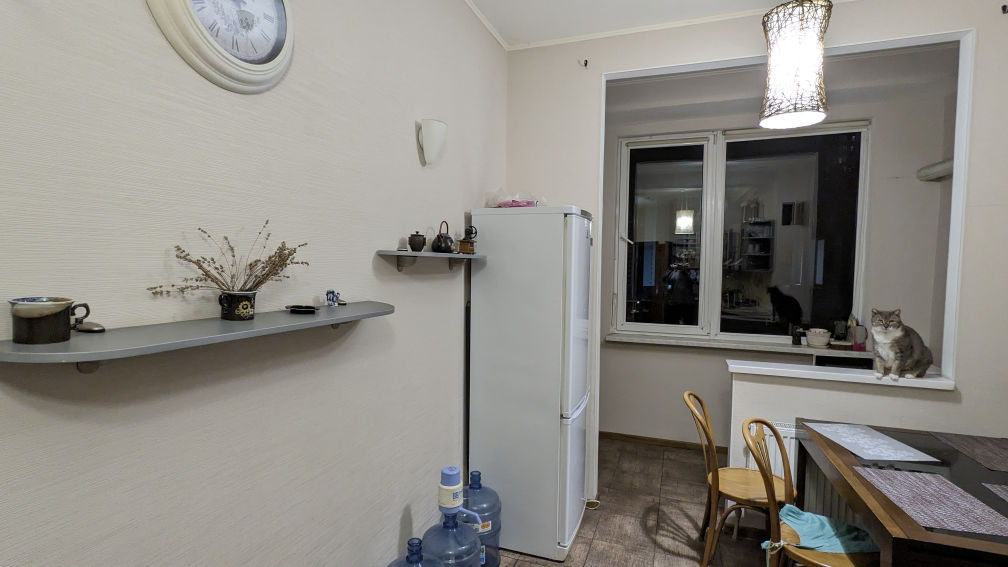
#> input picture lab04/data/pano_1.jpg, 4032 x 2268 px (shown at 1/4 size)
$ python part_b.py
#> lines starting #> are read from the running program, lines starting #| are printed output that depends on the picture
### lab04/src/common.py
"""
Спільний модуль налаштувань, алгоритмів та утиліт для Лабораторної роботи № 4.
«Зіставлення ознак, RANSAC, побудова панорами».
"""
import os
import sys
import numpy as np
import cv2
import matplotlib
import csv

# Налаштування кодування та бекенду matplotlib
sys.stdout.reconfigure(encoding="utf-8")
matplotlib.use("Agg")
import matplotlib.pyplot as plt

# Фіксація випадкового зерна для повної відтворюваності експериментів (Крок 5 підготовки)
np.random.seed(42)

# Шляхи проекту
SRC_DIR = os.path.dirname(os.path.abspath(__file__))
LAB_DIR = os.path.abspath(os.path.join(SRC_DIR, ".."))
ROOT_DIR = os.path.abspath(os.path.join(LAB_DIR, ".."))

DATA_DIR = os.path.join(LAB_DIR, "data")
DATA_HW_DIR = DATA_DIR
RESULTS_DIR = os.path.join(LAB_DIR, "results")
FIGURES_DIR = os.path.join(LAB_DIR, "figures")
REPORT_DIR = os.path.join(LAB_DIR, "report")

# Єдиний робочий масштаб зображень серії (4032x2268 -> 2016x1134 пк)
WORK_SCALE = 0.5

for d in (RESULTS_DIR, FIGURES_DIR, REPORT_DIR):
    os.makedirs(d, exist_ok=True)

# Стилі для наукових графіків за ДСТУ 3008:2015
plt.rcParams.update({
    "font.family": "serif",
    "font.size": 10,
    "axes.titlesize": 11,
    "axes.labelsize": 10,
    "xtick.labelsize": 9,
    "ytick.labelsize": 9,
    "legend.fontsize": 9,
    "figure.titlesize": 12,
    "figure.dpi": 180,
    "savefig.dpi": 250,
    "savefig.bbox": "tight"
})


def imread_bgr(path, scale=WORK_SCALE):
    """Зчитування зображення в колірному просторі BGR без автоповоротів EXIF із робочим масштабуванням."""
#> called with path = 'lab04/data/pano_1.jpg', scale = 0.5
    img = cv2.imread(path, cv2.IMREAD_COLOR | cv2.IMREAD_IGNORE_ORIENTATION)
#> img is the input picture: shape (2268, 4032, 3); mean B, G, R 133.2, 138.9, 141.8
    if img is None:
        raise FileNotFoundError(f"Файл не знайдено або пошкоджено: {path}")
    if scale is not None and scale != 1.0:
        img = cv2.resize(img, (0, 0), fx=scale, fy=scale, interpolation=cv2.INTER_AREA)
#> img: shape (1134, 2016, 3)
    return img


def imread_rgb(path, scale=WORK_SCALE):
    """Зчитування зображення в RGB."""
    return cv2.cvtColor(imread_bgr(path, scale=scale), cv2.COLOR_BGR2RGB)


def imread_gray(path, scale=WORK_SCALE):
    """Зчитування зображення у градаціях сірого."""
    return cv2.cvtColor(imread_bgr(path, scale=scale), cv2.COLOR_BGR2GRAY)


def save_csv(path, header, rows):
    """Збереження результатів у форматі CSV із кодуванням UTF-8."""
    with open(path, "w", newline="", encoding="utf-8") as f:
        writer = csv.writer(f)
        writer.writerow(header)
        for r in rows:
            writer.writerow(r)


# =========================================================================
# Алгоритми виявлення та зіставлення локальних ознак (Частина A)
# =========================================================================

def extract_sift_features(img_gray, nfeatures=0):
    """
    Обчислення ключових точок та дескрипторів SIFT.
    nfeatures=0 означає збереження всіх знайдених ознак без відсікання.
    """
    sift = cv2.SIFT_create(nfeatures=nfeatures)
    kps, desc = sift.detectAndCompute(img_gray, None)
    return kps, desc


# [5 lines left out: function match_knn, not called in this run]


def apply_ratio_test(matches_knn, ratio=0.75):
    """Критерій відношення відстаней Лоу (Lowe's ratio test): d1 < ratio * d2."""
    good = []
    for pair in matches_knn:
        if len(pair) == 2:
            m, n = pair
            if m.distance < ratio * n.distance:
                good.append(m)
    return good


# [39 lines left out: function apply_mutual_match, not called in this run]


# =========================================================================
# Геометричні перетворення та оцінка похибки репроєкції
# =========================================================================

def compute_reprojection_errors(src_pts, dst_pts, H):
    """
    Обчислення попіксельної евклідової похибки репроєкції: e_i = ||p2_i - H * p1_i||.
    src_pts, dst_pts: масиви розмірності (N, 2) або (N, 1, 2).
    H: матриця гомографії 3x3.
    """
    src = np.asarray(src_pts, dtype=np.float32).reshape(-1, 1, 2)
    dst = np.asarray(dst_pts, dtype=np.float32).reshape(-1, 2)

    projected = cv2.perspectiveTransform(src, H).reshape(-1, 2)
    errors = np.linalg.norm(dst - projected, axis=1)
    return errors


def _frame_corners(shape_hw):
    h, w = shape_hw[:2]
    return np.float32([[0, 0], [w, 0], [w, h], [0, h]])


# [284 lines left out: functions homography_plausibility, compute_overlap_fractions, homography_corner_distance, _is_valid_quad_sample, custom_ransac_homography, feather_weights and 2 more, not called in this run]

### lab04/src/part_b.py
"""
Лабораторна робота № 4. Частина B: Чому потрібен робастний метод (Кроки 6-7).
- Крок 6: Оцінка гомографії звичайним методом найменших квадратів (МНК / OLS, cv2.findHomography(src, dst, 0));
- Крок 7: Застосування H_OLS через cv2.warpPerspective, візуалізація катастрофічного спотворення,
          обчислення середньої, медіанної та максимальної похибки репроєкції (порівняння з RANSAC).
"""
import os
import cv2
import numpy as np
import matplotlib.pyplot as plt

from common import (
    DATA_DIR, RESULTS_DIR, FIGURES_DIR,
    imread_bgr, save_csv,
    extract_sift_features, apply_ratio_test, compute_reprojection_errors
)


def run_part_b():
    print("=" * 60)
    print("Запуск Частини B: Дослідження чутливості МНК до викидів (Кроки 6-7)")
    print("=" * 60)

    pairs = [
        ("pano_1", "pano_2", os.path.join(DATA_DIR, "pano_1.jpg"), os.path.join(DATA_DIR, "pano_2.jpg")),
        ("pano_4", "pano_5", os.path.join(DATA_DIR, "pano_4.jpg"), os.path.join(DATA_DIR, "pano_5.jpg"))
    ]

    csv_rows = []

    for name_a, name_b, path_a, path_b in pairs:
        print(f"\n--- Аналіз пари {name_a} -> {name_b} ---")
        img_a = imread_bgr(path_a)
        img_b = imread_bgr(path_b)
#> call 2 of imread_bgr, with path = 'lab04/data/pano_2.jpg', scale = 0.5
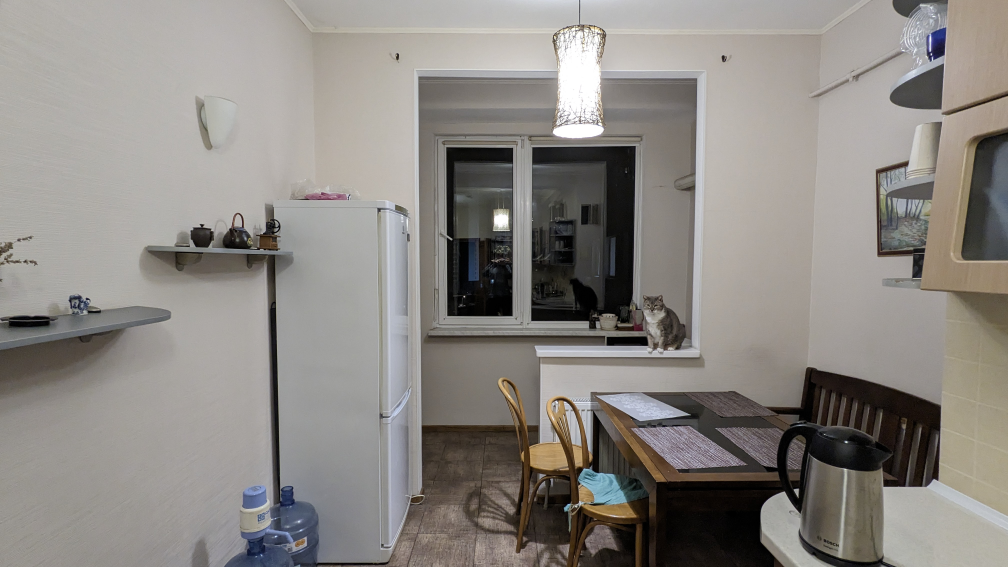
#> input picture lab04/data/pano_2.jpg, 4032 x 2268 px (shown at 1/4 size)
#> in imread_bgr, img is the input picture: shape (2268, 4032, 3); mean B, G, R 131.1, 135.8, 139.8
        gray_a = cv2.cvtColor(img_a, cv2.COLOR_BGR2GRAY)
        gray_b = cv2.cvtColor(img_b, cv2.COLOR_BGR2GRAY)
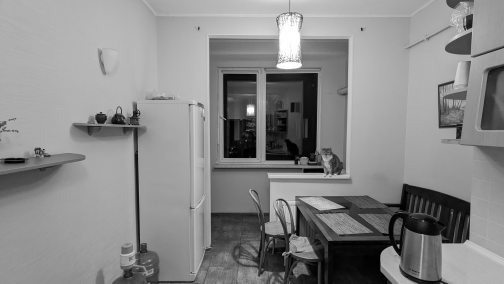
#> gray_b: shape (1134, 2016) (shown at 1/4 size); min 0, max 255, mean 136.6

        kps_a, desc_a = extract_sift_features(gray_a)
#> in extract_sift_features, `kps, desc = sift.detectAndCompute(img_gray, None)`: kps = 3929 keypoints; strongest (x, y, size): (1276, 604, 2.2), (1368, 445, 23.6), (676, 587, 2.5), (929, 1030, 2.2)
#> kps_a has the same summary as kps in extract_sift_features
        kps_b, desc_b = extract_sift_features(gray_b)
#> in extract_sift_features (call 2), `kps, desc = sift.detectAndCompute(img_gray, None)`: kps = 3562 keypoints; strongest (x, y, size): (1862, 109, 2.3), (1001, 441, 21.7), (1692, 884, 3.3), (551, 1073, 2.5)
#> kps_b has the same summary as kps in extract_sift_features

        # k-NN зіставлення та вибірка кандидатів при T = 0.80 (реалістична присутність викидів)
        bf = cv2.BFMatcher(cv2.NORM_L2, crossCheck=False)
        matches_knn = bf.knnMatch(desc_a, desc_b, k=2)
#> matches_knn = 3929 matches
        candidates = apply_ratio_test(matches_knn, ratio=0.80)
#> after the loop in apply_ratio_test, `for pair in matches_knn:`: good = 872 matches
#> candidates = 872 matches
        print(f"Відібрано кандидатів Лоу (T=0.80): {len(candidates)}")
#| Відібрано кандидатів Лоу (T=0.80): 872

        src_pts = np.float32([kps_a[m.queryIdx].pt for m in candidates]).reshape(-1, 1, 2)
#> src_pts = 872 rows, first 8: [16.88, 680.8], [50.62, 604.8], [56.38, 599.6], [80.46, 707], [87.73, 579.7], [132.5, 683.5], [140, 626.8], [144.4, 726.9]
        dst_pts = np.float32([kps_b[m.trainIdx].pt for m in candidates]).reshape(-1, 1, 2)
#> dst_pts = 872 rows, first 8: [1102.1, 233], [796.5, 804.9], [1180.2, 482.7], [1927.4, 330.6], [150.7, 586.1], [1732.7, 945.7], [1717, 861.1], [550.5, 600.4]

        # Крок 6: Оцінка гомографії класичним МНК (метод 0 - без відсіву викидів)
        H_ols, mask_ols = cv2.findHomography(src_pts, dst_pts, 0)
#> H_ols = [[15.67, -2.43, -513.3], [9.56, -1.24, -354.7], [0.0149, -0.00426, 1]]; mask_ols = 872 values from 0 to 0
        errors_ols = compute_reprojection_errors(src_pts, dst_pts, H_ols)
#> in compute_reprojection_errors, `src = np.asarray(src_pts, dtype=np.float32).reshape(-1, 1, 2)`: src has the same summary as src_pts in run_part_b
#> in compute_reprojection_errors, `dst = np.asarray(dst_pts, dtype=np.float32).reshape(-1, 2)`: dst = 872 pairs, first value 26.52 to 1962.5, second value 54.14 to 1130.2
#> in compute_reprojection_errors, `projected = cv2.perspectiveTransform(src, H).reshape(-1, 2)`: projected = 872 pairs, first value -1474.9 to 3431.4, second value 494.8 to 2143.3
#> in compute_reprojection_errors, `errors = np.linalg.norm(dst - projected, axis=1)`: errors = 872 values, max 3395.4 at index 4, min 3.41 at index 422, mean 409
#> errors_ols has the same summary as errors in compute_reprojection_errors
        mean_err_ols = float(np.mean(errors_ols))
#> mean_err_ols = 409
        median_err_ols = float(np.median(errors_ols))
#> median_err_ols = 362
        max_err_ols = float(np.max(errors_ols))
#> max_err_ols = 3395.4
        print(f"МНК (OLS, без відсіву): похибка репроєкції mean={mean_err_ols:.2f} пк, median={median_err_ols:.2f} пк, max={max_err_ols:.2f} пк")
#| МНК (OLS, без відсіву): похибка репроєкції mean=408.97 пк, median=361.97 пк, max=3395.38 пк

        # Оцінка гомографії через RANSAC (поріг 3.0 пк) для еталонного порівняння
        H_ransac, mask_ransac = cv2.findHomography(src_pts, dst_pts, cv2.RANSAC, 3.0)
#> H_ransac = [[2.28, 0.078, -1309.9], [0.315, 1.78, -399.7], [0.000636, 2.12e-05, 1]]; mask_ransac = 872 values, max 1 at index 101, min 0 at index 0, mean 0.409
        inlier_mask = (mask_ransac.ravel() == 1)
        errors_ransac_all = compute_reprojection_errors(src_pts, dst_pts, H_ransac)
#> errors_ransac_all = 872 values, max 2974.6 at index 3, min 0.0485 at index 307, mean 93.67
        errors_ransac_inliers = errors_ransac_all[inlier_mask]
#> errors_ransac_inliers = 357 values, max 2.98 at index 203, min 0.0485 at index 114, mean 1.5

        num_inliers = int(np.sum(inlier_mask))
#> num_inliers = 357
        num_outliers = len(candidates) - num_inliers
#> num_outliers = 515
        outlier_ratio = (num_outliers / len(candidates)) * 100.0
#> outlier_ratio = 59.06

        mean_err_ransac = float(np.mean(errors_ransac_inliers))
#> mean_err_ransac = 1.5
        median_err_ransac = float(np.median(errors_ransac_inliers))
#> median_err_ransac = 1.48
        max_err_ransac = float(np.max(errors_ransac_inliers))
#> max_err_ransac = 2.98
        mean_err_ols_on_inl = float(np.mean(errors_ols[inlier_mask]))
#> mean_err_ols_on_inl = 407.6
        median_err_ols_on_inl = float(np.median(errors_ols[inlier_mask]))
#> median_err_ols_on_inl = 401.3
        print(f"RANSAC (tau=3.0 пк): inliers={num_inliers}/{len(candidates)} (викиди: {outlier_ratio:.1f}%), "
              f"похибка на inliers: mean={mean_err_ransac:.2f} пк, median={median_err_ransac:.2f} пк, max={max_err_ransac:.2f} пк")
#| RANSAC (tau=3.0 пк): inliers=357/872 (викиди: 59.1%), похибка на inliers: mean=1.50 пк, median=1.48 пк, max=2.98 пк
        print(f"МНК на тих самих inliers: mean={mean_err_ols_on_inl:.1f} пк, median={median_err_ols_on_inl:.1f} пк")
#| МНК на тих самих inliers: mean=407.6 пк, median=401.3 пк

        csv_rows.append([
            f"{name_a}-{name_b}",
            len(candidates),
            num_inliers,
            num_outliers,
            f"{outlier_ratio:.1f}",
            f"{mean_err_ols:.2f}",
            f"{median_err_ols:.2f}",
            f"{max_err_ols:.2f}",
            f"{mean_err_ols_on_inl:.2f}",
            f"{median_err_ols_on_inl:.2f}",
            f"{mean_err_ransac:.2f}",
            f"{median_err_ransac:.2f}",
            f"{max_err_ransac:.2f}"
        ])

        # Крок 7: Візуалізація результатів для pano_1 -> pano_2
        if name_a == "pano_1":
            print("\nГенерація порівняльних ілюстрацій варпінгу (Крок 7)...")
            h, w = img_b.shape[:2]

            warped_ols = cv2.warpPerspective(img_a, H_ols, (w, h), flags=cv2.INTER_LINEAR)
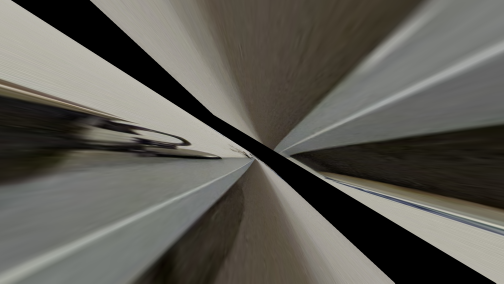
#> warped_ols: shape (1134, 2016, 3) (shown at 1/4 size); mean B, G, R 85.4, 92.4, 94.5
            warped_ransac = cv2.warpPerspective(img_a, H_ransac, (w, h), flags=cv2.INTER_LINEAR)
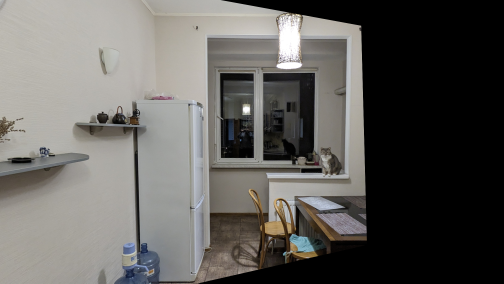
#> warped_ransac: shape (1134, 2016, 3) (shown at 1/4 size); mean B, G, R 92.5, 95.9, 97.8

            alpha = 0.5
            overlay_ols = cv2.addWeighted(img_b, alpha, warped_ols, 1.0 - alpha, 0)
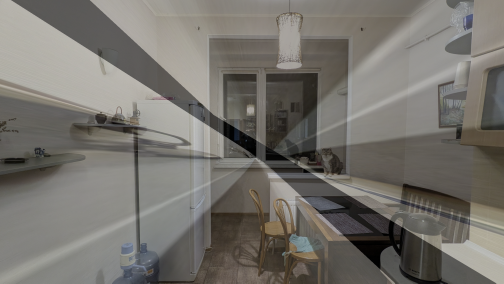
#> overlay_ols: shape (1134, 2016, 3) (shown at 1/4 size); mean B, G, R 108.4, 114.1, 117.2
            overlay_ransac = cv2.addWeighted(img_b, alpha, warped_ransac, 1.0 - alpha, 0)

            cv2.imwrite(os.path.join(FIGURES_DIR, "b_warped_ols.png"), warped_ols)
            cv2.imwrite(os.path.join(FIGURES_DIR, "b_warped_ransac.png"), warped_ransac)
            cv2.imwrite(os.path.join(FIGURES_DIR, "b_overlay_ols.png"), overlay_ols)
            cv2.imwrite(os.path.join(FIGURES_DIR, "b_overlay_ransac.png"), overlay_ransac)

            fig, axs = plt.subplots(2, 2, figsize=(10, 6.2))

            axs[0, 0].imshow(cv2.cvtColor(warped_ols, cv2.COLOR_BGR2RGB))
            axs[0, 0].set_title(f"(а) Варпінг МНК (без відсіву): mean e = {mean_err_ols:.1f} пк", fontsize=9.5)
            axs[0, 0].axis("off")

            axs[0, 1].imshow(cv2.cvtColor(overlay_ols, cv2.COLOR_BGR2RGB))
            axs[0, 1].set_title("(б) Накладання МНК на цільовий кадр pano_2", fontsize=9.5)
            axs[0, 1].axis("off")

            axs[1, 0].imshow(cv2.cvtColor(warped_ransac, cv2.COLOR_BGR2RGB))
            axs[1, 0].set_title(f"(в) Варпінг RANSAC (τ = 3 пк): mean e на inliers = {mean_err_ransac:.2f} пк", fontsize=9.5)
            axs[1, 0].axis("off")

            axs[1, 1].imshow(cv2.cvtColor(overlay_ransac, cv2.COLOR_BGR2RGB))
            axs[1, 1].set_title("(г) Накладання RANSAC на цільовий кадр pano_2", fontsize=9.5)
            axs[1, 1].axis("off")

            plt.tight_layout()
            plt.savefig(os.path.join(FIGURES_DIR, "b_ols_vs_ransac_panel.png"))
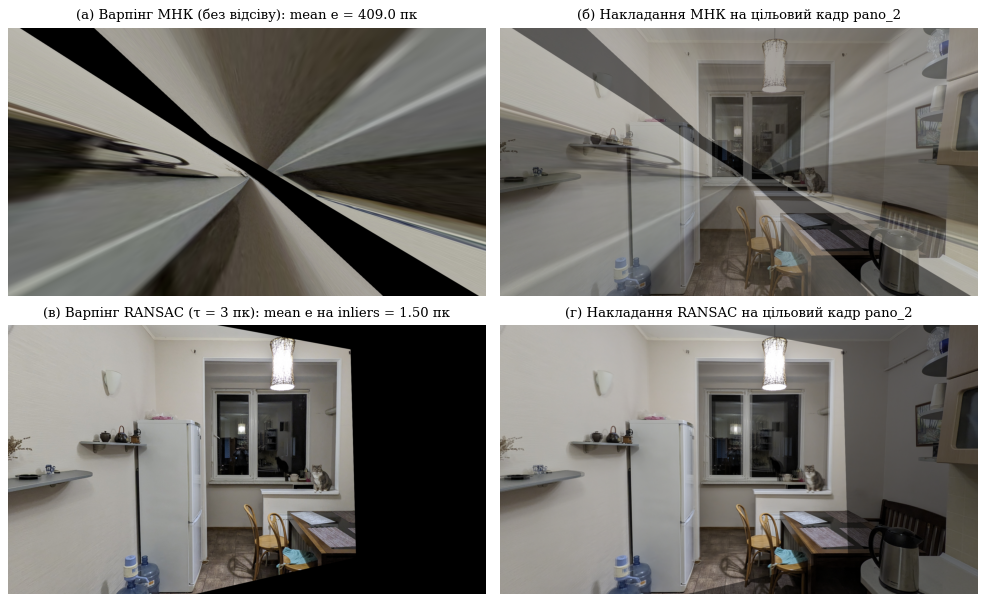
#> figure drawn by matplotlib, 4 panels
            plt.close(fig)

            fig_hist, ax_h = plt.subplots(figsize=(6.8, 3.9))
            all_err = np.concatenate([errors_ols, errors_ransac_inliers])
#> all_err = 1229 values, max 3395.4 at index 4, min 0.0485 at index 986, mean 290.6
            lo = np.floor(np.log10(max(all_err.min(), 1e-2)))
#> lo = -2
            hi = np.ceil(np.log10(all_err.max()))
#> hi = 4
            bins = np.logspace(lo, hi, int((hi - lo) * 10) + 1)
#> bins = 61 values from 0.01 to 10000
            ax_h.hist(errors_ols, bins=bins, color="#d95f02", alpha=0.45,
                      label=f"МНК, усі {len(errors_ols)} кандидатів: mean = {mean_err_ols:.1f} пк")
            ax_h.hist(errors_ols[inlier_mask], bins=bins, color="#7570b3", alpha=0.75, histtype="stepfilled",
                      label=f"МНК, лише {num_inliers} inliers RANSAC: mean = {mean_err_ols_on_inl:.1f} пк")
            ax_h.hist(errors_ransac_inliers, bins=bins, color="#1b9e77", alpha=0.8,
                      label=f"RANSAC, {num_inliers} inliers: mean = {mean_err_ransac:.2f} пк")
            ax_h.axvline(3.0, color="k", ls="--", lw=1.0)
            ax_h.text(3.3, ax_h.get_ylim()[1] * 0.90, "τ = 3 пк", fontsize=8)
            ax_h.set_xscale("log")
            ax_h.set_xlabel("Похибка репроєкції $e_i = \\|p_2 - \\pi(H p_1)\\|$, пк (лог. шкала)")
            ax_h.set_ylabel("Кількість пар точок, од.")
            ax_h.set_title("Розподіл похибок репроєкції: МНК проти RANSAC (pano_1 – pano_2)")
            ax_h.grid(True, which="both", linestyle=":", alpha=0.5)
            ax_h.legend(loc="upper center", bbox_to_anchor=(0.5, -0.2), ncol=1, fontsize=8)
            plt.tight_layout()
            plt.savefig(os.path.join(FIGURES_DIR, "b_reprojection_hist.png"))
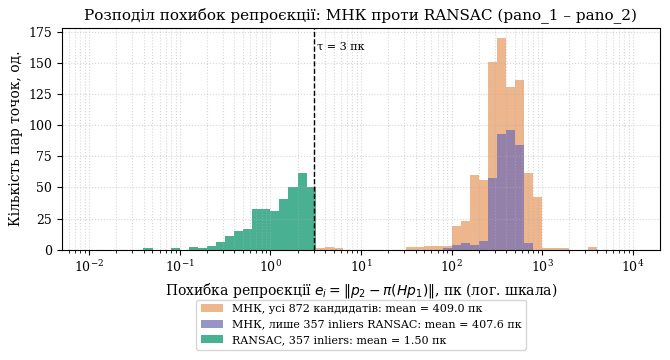
#> figure drawn by matplotlib, 1 panel; tallest bar 170 high, from x = 316.2 to 398.1; tallest bar 62 high, from x = 2 to 2.51
            plt.close(fig_hist)

    header = [
        "pair", "candidates", "inliers_ransac", "outliers_ransac", "outlier_pct",
        "ols_mean_err", "ols_median_err", "ols_max_err",
        "ols_mean_err_on_inliers", "ols_median_err_on_inliers",
        "ransac_mean_err", "ransac_median_err", "ransac_max_err"
    ]
    save_csv(os.path.join(RESULTS_DIR, "b_ols_vs_ransac.csv"), header, csv_rows)
#> the loop in save_csv, `for r in rows:` made 2 passes

    with open(os.path.join(RESULTS_DIR, "b_log.txt"), "w", encoding="utf-8") as f:
        f.write("=== ЖУРНАЛ ВИКОНАННЯ ЧАСТИНИ B ===\n")
        f.write("Крок 6: Оцінено гомографію МНК без фільтрації викидів (cv2.findHomography(src, dst, 0)).\n")
        f.write("Крок 7: Застосовано warpPerspective. Через чутливість МНК до викидів геометрія повністю руйнується.\n")
        f.write("Збережено порівняльні рисунки та гістограму похибок репроєкції для pano_1-pano_2.\n")

    print("\nЧастина B успішно завершена!")


if __name__ == "__main__":
    run_part_b()
